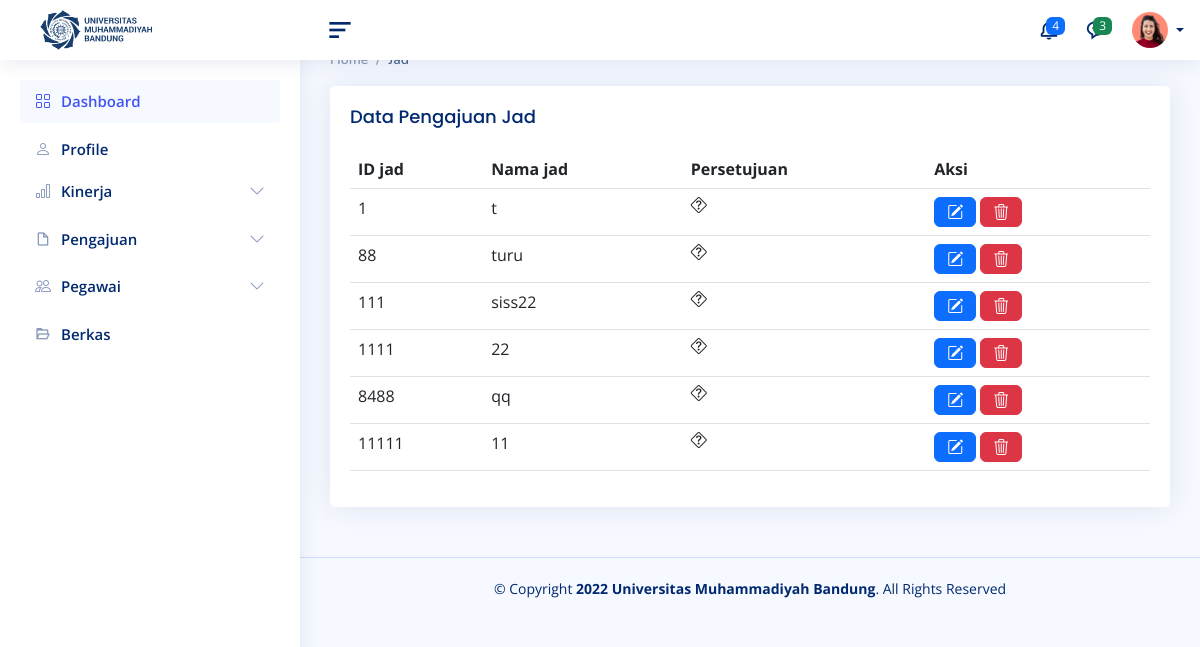
The app's page /index.php/admin/tambah/tampiljad, older data.
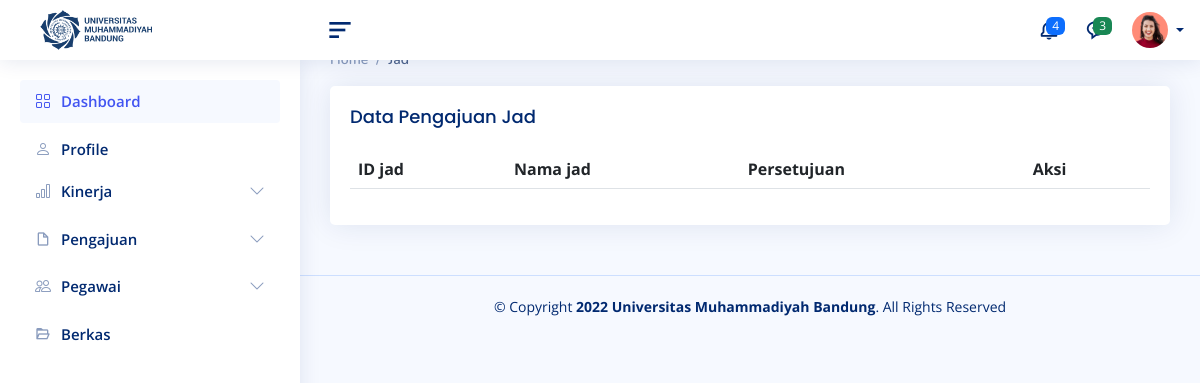
The same page, newer data.
### tables this page shows
CREATE TABLE `jad` (
  `id_jad` int(11) NOT NULL,
  `id_pegawai` varchar(16) NOT NULL,
  `aktivasi` int(1) NOT NULL
);

### application/controllers/admin/Tambah.php (called while the page is built, shortened)
<?php
class Tambah extends CI_Controller
{
    function __construct()
    {
        $this->load->model('Model_admin');
        $this->load->model('Model_master');
    }
    public function tampiljad()
    {
        $data['listjad'] = $this->Model_admin->getjad();
        $this->load->view('_partials/head', $data);
        $this->load->view('admin/header', $data);
        $this->load->view('admin/sidebar', $data);
        $this->load->view('admin/tampil_jad', $data);
        $this->load->view('_partials/footer');
        $this->load->view('_partials/script');
    }
}

### index.php (called while the page is built, shortened)
<?php
require_once BASEPATH.'core/CodeIgniter.php';

### application/models/model_admin.php (called while the page is built, shortened)
<?php
class Model_admin extends CI_Model
{
    public function getjad()
    {
        return $this->db->get('jad')->result_array();
    }
}

### application/views/admin/tampil_jad.php (the view, shortened to what this page needs)
<main id="main" class="main" style="margin-top: 0px;">
    <div class="pagetitle">
        <h1>Jad</h1>
        <nav>
            <ol class="breadcrumb">
                <li class="breadcrumb-item"><a href="index.html">Home</a></li>
                <li class="breadcrumb-item active">Jad</li>
            </ol>
        </nav>
    </div>
    <section class="section">
        <div class="row">
            <div class="col-lg-12">
                <div class="card">
                    <div class="card-body">
                        <h5 class="card-title">Data Pengajuan Jad</h5>
                        <table class="table table-hover">
                            <thead>
                                <tr>
                                    <th scope="col">ID jad</th>
                                    <th scope="col">Nama jad</th>
                                    <th scope="col">Persetujuan</th>
                                    <th scope="col">Aksi</th>
                                </tr>
                            </thead>
                            <tbody>
                                <?php foreach ($listjad as $list) : ?>
                                    <tr>
                                        <td>
                                            <div><?= $list['id_jad'] ?></div>
                                        </td>
                                        <td>
                                            <div><?= $list['nama'] ?></div>
                                        </td>
                                        <td>
                                            <div><i class="bi bi-question-diamond"></i></div>
                                        </td>
                                        <td>
                                            <button type="button" class="btn btn-primary bi bi-pencil-square" data-bs-toggle="modal" data-bs-target="#EditDosen" data-bs-whatever=""></button>
                                            <button type="button" class="btn btn-danger bi bi-trash3" data-bs-toggle="modal" data-bs-target="#hapus"></button>
                                        </td>
                                    </tr>
                                <?php endforeach ?>
                            </tbody>
                        </table>
                    </div>
                </div>
    </section>
</main>

### application/views/_partials/head.php (shortened to what this page needs)
<head>
  <link href="<?= base_url(); ?>/assets/vendor/bootstrap/css/bootstrap.min.css" rel="stylesheet">
  <link href="<?= base_url(); ?>/assets/vendor/bootstrap-icons/bootstrap-icons.css" rel="stylesheet">
  <link href="<?= base_url(); ?>/assets/vendor/boxicons/css/boxicons.min.css" rel="stylesheet">
  <link href="<?= base_url(); ?>/assets/vendor/quill/quill.snow.css" rel="stylesheet">
  <link href="<?= base_url(); ?>/assets/vendor/quill/quill.bubble.css" rel="stylesheet">
  <link href="<?= base_url(); ?>/assets/vendor/remixicon/remixicon.css" rel="stylesheet">
  <link href="<?= base_url(); ?>/assets/vendor/simple-datatables/style.css" rel="stylesheet">
  <link href="<?= base_url(); ?>/assets/css/style.css" rel="stylesheet">
</head>

### application/views/admin/header.php (shortened to what this page needs)
<header id="header" class="header fixed-top d-flex align-items-center">
    <div class="d-flex align-items-center justify-content-between">
        <a href="index.html" class="logo d-flex align-items-center">
            <img src="<?= base_url(); ?>assets/img/LogoUMB.png" alt="">
        </a>
    </div>
    <div>
        <i class="bx bx-menu-alt-left toggle-sidebar-btn"></i>
    </div>
    <nav class="header-nav ms-auto">
        <ul class="d-flex align-items-center">
            <li class="nav-item dropdown">
                <a class="nav-link nav-icon" href="#" data-bs-toggle="dropdown">
                    <span class="badge bg-primary badge-number">4</span>
                </a>
            </li>
            <li class="nav-item dropdown">
                <a class="nav-link nav-icon" href="#" data-bs-toggle="dropdown">
                    <span class="badge bg-success badge-number">3</span>
                </a>
            </li>
            <li class="nav-item dropdown pe-3">
                <a class="nav-link nav-profile d-flex align-items-center pe-0" href="#" data-bs-toggle="dropdown">
                    <img src="<?= base_url(); ?>assets/img/profile-img1.png" alt="Profile" class="rounded-circle">
                    <span class="d-none d-md-block dropdown-toggle ps-2"><?= $akun['nama']; ?></span>
                </a>
            </li>
        </ul>
    </nav>
</header>

### application/views/admin/sidebar.php (shortened to what this page needs)
<aside id="sidebar" class="sidebar">
    <ul class="sidebar-nav" id="sidebar-nav">
        <li class="nav-item">
            <a class="nav-link " href="<?= base_url(); ?>admin">
                <i class="bi bi-grid"></i>
                <span>Dashboard</span>
            </a>
        </li>
        <a href="<?= base_url(); ?>admin/profile" class="nav-link collapsed">
            <i class="bi bi-person"></i>
            <span>Profile</span>
        </a>
        <li class="nav-item">
            <a class="nav-link collapsed" data-bs-target="#charts-nav1" data-bs-toggle="collapse" href="#">
                <i class="bi bi-bar-chart"></i><span>Kinerja</span><i class="bi bi-chevron-down ms-auto"></i>
            </a>
        </li>
        <li class="nav-item">
            <a class="nav-link collapsed" data-bs-target="#Pengajuan" data-bs-toggle="collapse" href="#">
                <i class="bx bx-file-blank"></i><span>Pengajuan</span><i class="bi bi-chevron-down ms-auto"></i>
            </a>
        </li>
        <li class="nav-item">
            <a class="nav-link collapsed" data-bs-target="#Pegawai" data-bs-toggle="collapse" href="#">
                <i class="bi bi-people"></i><span>Pegawai</span><i class="bi bi-chevron-down ms-auto"></i>
            </a>
        </li>
        <li class="nav-item">
            <a class="nav-link collapsed" href="<?= base_url() ?>admin/tambah/tambahSk">
                <i class="bx bx-folder-open"></i>
                <span>Berkas</span>
            </a>
        </li>
</aside>

### application/views/_partials/footer.php
<footer id="footer" class="footer">
    <div class="copyright">
      &copy; Copyright <strong><span> 2022 Universitas Muhammadiyah Bandung</span></strong>. All Rights Reserved
    </div>
  </footer>

### assets/css/style.css (style rules this page uses)
a { color: #4154f1; text-decoration: none; }
h1, h2, h3, h4, h5, h6 { font-family: "Nunito", sans-serif; }
#main { margin-top: 60px; padding: 20px 30px; transition: all 0.3s; }
.pagetitle { margin-bottom: 10px; }
.pagetitle h1 { font-size: 24px; margin-bottom: 0; font-weight: 600; color: #012970; }
.card { margin-bottom: 30px; border: none; border-radius: 5px; box-shadow: 0px 0 30px rgba(1, 41, 112, 0.1); }
.card-title { padding: 20px 0 15px 0; font-size: 18px; font-weight: 500; color: #012970; font-family: "Poppins", sans-serif; }
.card-body { padding: 0 20px 20px 20px; }
.breadcrumb { font-size: 14px; font-family: "Nunito", sans-serif; color: #899bbd; font-weight: 600; }
.breadcrumb a { color: #899bbd; transition: 0.3s; }
.breadcrumb .breadcrumb-item::before { color: #899bbd; }
.breadcrumb .active { color: #51678f; font-weight: 600; }
.logo { line-height: 1; margin-left: 20px; }
@media (min-width: 1200px) { .logo { width: 280px; } }
.logo img { max-height: 40px; margin-right: 6px; }
.header { transition: all 0.5s; z-index: 997; height: 60px; box-shadow: 0px 2px 20px rgba(1, 41, 112, 0.1); background-color: #fff; padding-left: 20px; }
.header .toggle-sidebar-btn { font-size: 32px; padding-left: 4px; cursor: pointer; color: #012970; }
.header-nav ul { list-style: none; }
.header-nav>ul { margin: 0; padding: 0; }
.header-nav .nav-icon { font-size: 22px; color: #012970; margin-right: 25px; position: relative; }
.header-nav .nav-profile { color: #012970; }
.header-nav .nav-profile img { max-height: 36px; }
.header-nav .nav-profile span { font-size: 14px; font-weight: 600; }
.header-nav .badge-number { position: absolute; inset: -2px -5px auto auto; font-weight: normal; font-size: 12px; padding: 3px 6px; }
.sidebar { position: fixed; top: 60px; left: 0; bottom: 0; width: 300px; z-index: 996; transition: all 0.3s; padding: 20px; overflow-y: auto; scrollbar-width: thin; scrollbar-color: #aab7cf transparent; box-shadow: 0px 0px 20px rgba(1, 41, 112, 0.1); background-color: #fff; }
@media (min-width: 1200px) { #main, #footer { margin-left: 300px; } }
.sidebar-nav { padding: 0; margin: 0; list-style: none; }
.sidebar-nav li { padding: 0; margin: 0; list-style: none; }
.sidebar-nav .nav-item { margin-bottom: 5px; }
.sidebar-nav .nav-link { display: flex; align-items: center; font-size: 15px; font-weight: 600; color: #4154f1; transition: 0.3; background: #f6f9ff; padding: 10px 15px; border-radius: 4px; }
.sidebar-nav .nav-link i { font-size: 16px; margin-right: 10px; color: #4154f1; }
.sidebar-nav .nav-link.collapsed { color: #012970; background: #fff; }
.sidebar-nav .nav-link.collapsed i { color: #899bbd; }
.sidebar-nav .nav-link .bi-chevron-down { margin-right: 0; transition: transform 0.2s ease-in-out; }
.footer { padding: 20px 0; font-size: 14px; transition: all 0.3s; border-top: 1px solid #cddfff; }
.footer .copyright { text-align: center; color: #012970; }

Row changes from the older to the newer data that the page shows:
removed jad: id_jad "1", nama "t"
removed jad: id_jad "88", nama "turu"
removed jad: id_jad "111", nama "siss22"
removed jad: id_jad "1111", nama "22"
removed jad: id_jad "8488", nama "qq"
removed jad: id_jad "11111", nama "11"
